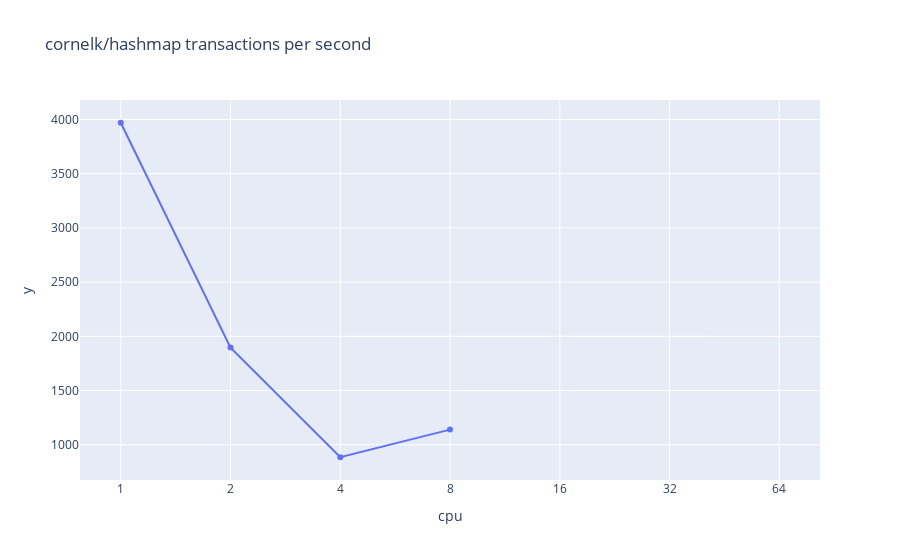
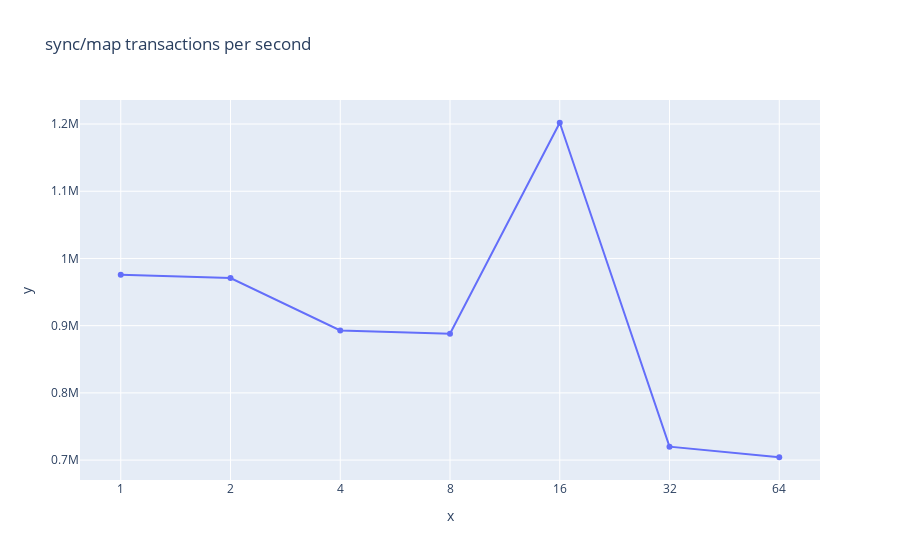

Notebook code for these charts, in order:
### Markdown cell above
# Hash Map

### Code cell
import pandas as pd
import matplotlib.pyplot as plt
import numpy as np
import plotly.express as px
import plotly.graph_objects as go

d = pd.read_csv("cornelk.csv")
d2 = pd.read_csv("syncMap.csv")

fig = px.line(d, x=d["cpu"], y=1/(d["nsop"]*10**-9), title='cornelk/hashmap transactions per second')
fig.update_traces(mode='lines+markers')
fig.update_layout(xaxis_type='category')
fig.show()

fig2 = px.line(d, x=d2["cpu"], y=1/(d2["nsop"]*10**-9), title='sync/map transactions per second')
fig2.update_traces(mode='lines+markers')
fig2.update_layout(xaxis_type='category')
fig2.show()

### Figure 1 — Plotly figure (JSON) as saved in the notebook; plotly's stock layout.template omitted (floating-point values rounded to 4 significant figures)
{"data": [{"hoverlabel": {"namelength": 0}, "hovertemplate": "cpu=%{x}<br>y=%{y}", "legendgroup": "", "line": {"color": "#636efa", "dash": "solid"}, "mode": "lines+markers", "name": "", "showlegend": false, "type": "scatter", "x": [1, 2, 4, 8, 16, 32, 64], "xaxis": "x", "y": [3969.0, 1896.0, 884.7, 1140.0, null, null, null], "yaxis": "y"}], "layout": {"autosize": true, "legend": {"tracegroupgap": 0}, "title": {"text": "cornelk/hashmap transactions per second"}, "xaxis": {"anchor": "y", "autorange": true, "domain": [0, 1], "range": [-0.3514, 6.351], "title": {"text": "cpu"}, "type": "category"}, "yaxis": {"anchor": "x", "autorange": true, "domain": [0, 1], "range": [658.8, 4195.0], "title": {"text": "y"}, "type": "linear"}}}

### Figure 2 — Plotly figure (JSON) as saved in the notebook; plotly's stock layout.template omitted (floating-point values rounded to 4 significant figures)
{"data": [{"hoverlabel": {"namelength": 0}, "hovertemplate": "x=%{x}<br>y=%{y}", "legendgroup": "", "line": {"color": "#636efa", "dash": "solid"}, "mode": "lines+markers", "name": "", "showlegend": false, "type": "scatter", "x": [1, 2, 4, 8, 16, 32, 64], "xaxis": "x", "y": [975600.0, 970900.0, 892900.0, 888100.0, 1202000.0, 719900.0, 704200.0], "yaxis": "y"}], "layout": {"autosize": true, "legend": {"tracegroupgap": 0}, "title": {"text": "sync/map transactions per second"}, "xaxis": {"anchor": "y", "autorange": true, "domain": [0, 1], "range": [-0.3514, 6.351], "title": {"text": "x"}, "type": "category"}, "yaxis": {"anchor": "x", "autorange": true, "domain": [0, 1], "range": [667800.0, 1238000.0], "title": {"text": "y"}, "type": "linear"}}}
